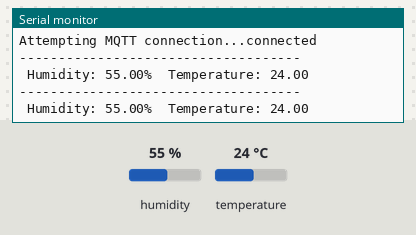
Recording of a sketch running on a simulated ESP8266 (NodeMCU). Parts: the last lines printed to the serial monitor. The inputs (shaded band) are chosen by the test bench; at power-on: humidity 55 %, temperature 24 °C. WiFi joins after 1.5 s; servers stay silent unless stated; random numbers use the default seed unless the sketch sets one; no MQTT or app messages arrive unless stated.

Above: at 2.7 s.
2.8 s: humidity set to 22 %
At 4.3 s:
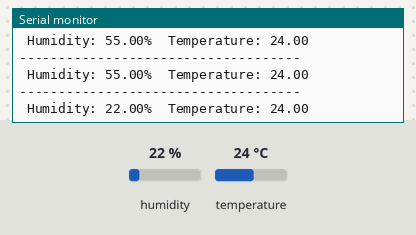
6.0 s: temperature set to 12 °C
At 6.9 s:
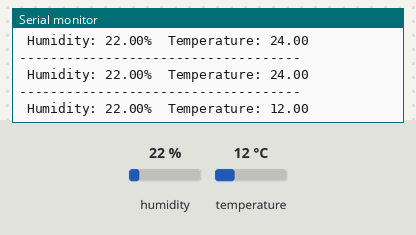
9.2 s: humidity set to 40 %
At 10.0 s:
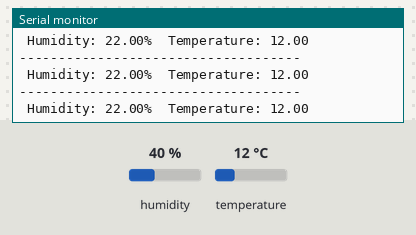
Timing chart, 0 to 12.2 s (numbered marks = the images above; inputs shaded):
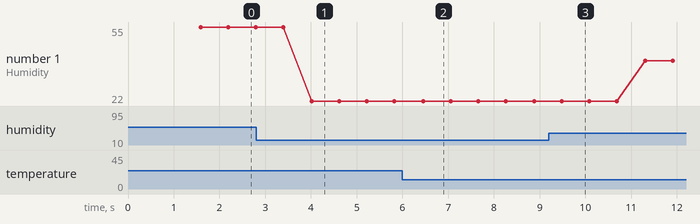

Measured:
- after the input at 2.8 s, the serial monitor: prints a new line after 1.2 s (image 1)
- after the input at 6.0 s, the serial monitor: prints a new line after 0.45 s (image 2)
- plotted number 1: 55 → 22 after the input at 2.8 s, 22 → 40 after the input at 9.2 s

The sketch:

PrePractica_FlorescuRobert.ino
```cpp
// Libraries needed for DHT 11 sensor
#include <Adafruit_Sensor.h>
#include <DHT.h>
#include <DHT_U.h>
//Libraries needed to connect to MQTT server
#include <ESP8266WiFi.h>
#include <PubSubClient.h>
//Libraries needed for json file
#include <ArduinoJson.h>

#define DHTPIN 2     // Digital pin connected to the DHT sensor
#define DHTTYPE    DHT11     // DHT 11
DHT dht(DHTPIN, DHTTYPE);

const char* ssid = "LANCOMBEIA"; //  network SSID (name)
const char* password = "beialancom"; //  network password (use for WPA, or use as key for WEP)
const char* mqtt_server = "mqtt.beia-telemetrie.ro";
const char* topic = "training/esp8266/FlorescuRobert"; //topic where the data is published
StaticJsonDocument<512> doc;// Use a StaticJsonDocument to store in the stack (recommended for documents smaller than 1KB)

WiFiClient espClient;
PubSubClient client(espClient);
unsigned long lastMsg = 0;
#define MSG_BUFFER_SIZE  (50)
char msg[MSG_BUFFER_SIZE];
int value = 0;
String msgStr = "";
char mess[512];
int counter;

void setup_wifi() {

  delay(10);
  // We start by connecting to a WiFi network
  Serial.println();
  Serial.print("Connecting to ");
  Serial.println(ssid);

  WiFi.mode(WIFI_STA);
  WiFi.begin(ssid, password);

  while (WiFi.status() != WL_CONNECTED) {
    delay(500);
    Serial.print(".");
  }

  randomSeed(micros());

  Serial.println("");
  Serial.println("WiFi connected");
  Serial.println("IP address: ");
  Serial.println(WiFi.localIP());
}

void callback(char* topic, byte* payload, unsigned int length) {
  Serial.print("Message arrived [");
  Serial.print(topic);
  Serial.print("] ");
  for (int i = 0; i < length; i++) {
    Serial.print((char)payload[i]);
  }
  Serial.println();

  //????

}

void reconnect() {
  // Loop until we're reconnected
  while (!client.connected()) {
    Serial.print("Attempting MQTT connection...");
    // Create a random client ID
    String clientId = "ESP8266Client-";
    clientId += String(random(0xffff), HEX);
    // Attempt to connect
    if (client.connect(clientId.c_str())) {
      Serial.println("connected");
      // Once connected, publish an announcement...
      client.publish("outTopic", "Reconnected!");
      // ... and resubscribe
      client.subscribe("inTopic");
    } else {
      Serial.print("failed, rc=");
      Serial.print(client.state());
      Serial.println(" try again in 5 seconds");
      // Wait 5 seconds before retrying
      delay(5000);
    }
  }
}

void setup() {

  Serial.begin(115200);
  dht.begin();
  setup_wifi();
  client.setServer(mqtt_server, 1883);
  client.setCallback(callback);
}
void mqtt_pub_sub(float i , char* k)
{
  doc["sennsor"] = k;
  doc["value"] = i;

  serializeJson(doc, mess);
  client.publish(topic, mess);
  client.subscribe(topic);
  msgStr = "";
  delay(50);

}
void sensor(){
  float h = dht.readHumidity(); //read humidity
  float t = dht.readTemperature(); // read temperature
  //check if any reads failed and exit to try again
  if (isnan(h) || isnan(t)) {
    Serial.println(F("Failed to read from DHT sensor!"));
    return;
  }
  Serial.println(F("------------------------------------"));

  // Print humidity sensor details.
  Serial.print(F(" Humidity: "));
  Serial.print(h);
 // mqtt_pub_sub(h, "Humidity");
  // Print temperature sensor details.
  Serial.print(F("%  Temperature: "));
  Serial.print(t);
//  mqtt_pub_sub(t, "Temperature");
  doc["sensor"] ="Temperatura";
  doc["TC"] = t;
   doc["sensor"] = "Humidity";
  doc["HU"] = h;

  serializeJson(doc, mess);
  client.publish(topic, mess);
  client.subscribe(topic);
  msgStr = "";
  delay(50);
  Serial.println();
  delay(500);

}

void loop() {

  if (!client.connected()) {
    reconnect();
  }

  sensor();
  delay(50);

}
```
